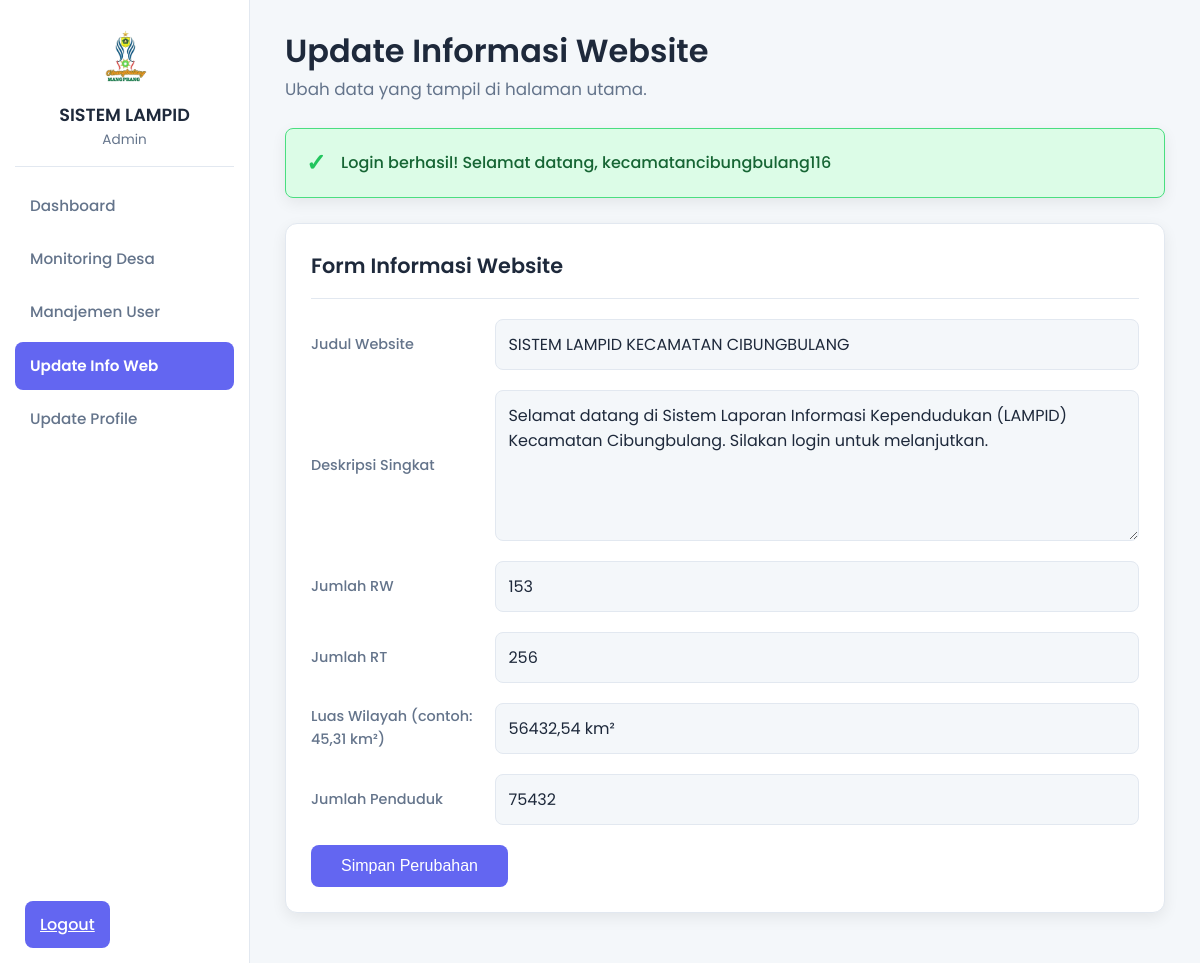
The app's page /admin/update_web_info.php (signed in) with its own data.
### tables this page shows
CREATE TABLE `web_info` (
  `id_info` int NOT NULL,
  `judul` varchar(255) NOT NULL,
  `deskripsi` text NOT NULL,
  `luas_wilayah` varchar(25) NOT NULL,
  `jumlah_penduduk` int NOT NULL,
  `jumlah_rw` int DEFAULT '0',
  `jumlah_rt` int DEFAULT '0'
);

### admin/update_web_info.php (the view, shortened to what this page needs)
<?php
require_once '../includes/db_connect.php';
$stmt = $db->query("SELECT * FROM web_info WHERE id_info = 1");
$info = $stmt->fetch(PDO::FETCH_ASSOC);
?>
<!DOCTYPE html>
<html lang="id">
<head>
    <link rel="stylesheet" href="../assets/css/style.css">
</head>
<body>
<div class="main-wrapper">
    <?php include '../includes/header.php'; ?>
    <div class="content">
        <div class="content-header">
            <h1>Update Informasi Website</h1>
            <p>Ubah data yang tampil di halaman utama.</p>
        </div>
        <?php
        if (isset($_SESSION['notification'])) {
            $notification_type = isset($_SESSION['notification_type']) ? $_SESSION['notification_type'] : 'success';
            echo '<div class="notification ' . htmlspecialchars($notification_type) . '">' . htmlspecialchars($_SESSION['notification']) . '</div>';
        }
        ?>
        <div class="card">
            <h2>Form Informasi Website</h2>
            <form action="update_web_info.php" method="POST" class="dashboard-form">
                <div class="form-group">
                    <label for="judul">Judul Website</label>
                    <input type="text" id="judul" name="judul" value="<?php echo htmlspecialchars($info['judul']); ?>" required>
                </div>
                <div class="form-group">
                    <label for="deskripsi">Deskripsi Singkat</label>
                    <textarea id="deskripsi" name="deskripsi" rows="5" required><?php echo htmlspecialchars($info['deskripsi']); ?></textarea>
                </div>
                <div class="form-group">
                    <label for="jumlah_rw">Jumlah RW</label>
                    <input type="number" id="jumlah_rw" name="jumlah_rw" value="<?php echo htmlspecialchars($info['jumlah_rw']); ?>" required>
                </div>
                <div class="form-group">
                    <label for="jumlah_rt">Jumlah RT</label>
                    <input type="number" id="jumlah_rt" name="jumlah_rt" value="<?php echo htmlspecialchars($info['jumlah_rt']); ?>" required>
                </div>
                <div class="form-group">
                    <label for="luas_wilayah">Luas Wilayah (contoh: 45,31 km²)</label>
                    <input type="text" id="luas_wilayah" name="luas_wilayah" value="<?php echo htmlspecialchars($info['luas_wilayah']); ?>" required>
                </div>
                <div class="form-group">
                    <label for="jumlah_penduduk">Jumlah Penduduk</label>
                    <input type="number" id="jumlah_penduduk" name="jumlah_penduduk" value="<?php echo htmlspecialchars($info['jumlah_penduduk']); ?>" required>
                </div>
                <button type="submit" class="btn" style="width: auto; padding: 12px 30px;">Simpan Perubahan</button>
            </form>
        </div>
    </div>
</div>
</body>
</html>

### assets/css/style.css (style rules this page uses)
:root { --bg-cool-gray: #f4f7fa; --surface-white: #ffffff; --accent-indigo: #6366F1; --accent-indigo-dark: #4f46e5; --light-accent-bg: #eef2ff; --text-dark-slate: #1e293b; --text-secondary-slate: #64748b; --border-color: #e2e8f0; --shadow: 0 5px 15px rgba(0, 0, 0, 0.07); --border-radius-md: 8px; --border-radius-lg: 12px; --transition-speed: 0.2s; }
* { margin: 0; padding: 0; box-sizing: border-box; }
body { font-family: 'Poppins', sans-serif; background-color: var(--bg-cool-gray); color: var(--text-dark-slate); line-height: 1.6; font-size: 16px; }
.form-group { margin-bottom: 20px; text-align: left; }
.form-group label { display: block; margin-bottom: 6px; color: var(--text-secondary-slate); font-weight: 500; font-size: 0.9em; }
.form-group input, select, textarea { width: 100%; padding: 12px; background-color: var(--bg-cool-gray); border: 1px solid var(--border-color); border-radius: var(--border-radius-md); color: var(--text-dark-slate); font-size: 1em; font-family: 'Poppins', sans-serif; transition: all var(--transition-speed) ease; }
.btn { width: 100%; padding: 12px 15px; background-color: var(--accent-indigo); color: #fff; border: none; border-radius: var(--border-radius-md); font-size: 1em; font-weight: 500; cursor: pointer; transition: all var(--transition-speed) ease; }
.notification { display: flex; align-items: center; padding: 15px 20px; margin-bottom: 25px; border-radius: var(--border-radius-md); border-width: 1px; border-style: solid; font-weight: 500; box-shadow: var(--shadow); animation: fadeInUp 0.5s; }
.notification::before { font-weight: 700; font-size: 1.5em; margin-right: 15px; }
.notification.success { background-color: #dcfce7; color: #166534; border-color: #4ade80; }
.notification.success::before { content: '✓'; color: #22c55e; }
.main-wrapper { display: flex; width: 100vw; height: 100vh; }
.content { flex-grow: 1; padding: 25px 35px; overflow-y: auto; }
.content-header { margin-bottom: 25px; }
.content-header h1 { font-size: 2em; font-weight: 600; color: var(--text-dark-slate); }
.content-header p { color: var(--text-secondary-slate); font-size: 1.05em; }
.card { background-color: var(--surface-white); padding: 25px; border-radius: var(--border-radius-lg); margin-bottom: 25px; border: 1px solid var(--border-color); box-shadow: var(--shadow); animation: fadeInUp 0.5s ease-out; }
.card h2 { color: var(--text-dark-slate); margin: 0 0 20px 0; padding-bottom: 15px; border-bottom: 1px solid var(--border-color); font-size: 1.3em; font-weight: 600; }
.dashboard-form .form-group { display: flex; align-items: center; gap: 15px; margin-bottom: 20px; }
.dashboard-form .form-group label { flex-basis: 220px; margin-bottom: 0; font-weight: 500; }
.dashboard-form .form-group input, .dashboard-form .form-group select { flex-grow: 1; }

### records on screen
web_info: judul "SISTEM LAMPID KECAMATAN CIBUNGBULANG", deskripsi "Selamat datang di Sistem Laporan Informasi Kependudukan (LAMPID) Kecamatan Cibungbulang. Silakan login untuk melanjutkan.", jumlah_rw "153", jumlah_rt "256", luas_wilayah "56432,54 km²", jumlah_penduduk "75432"

### other values on screen
$_SESSION['role'] "Admin"
$_SESSION['notification'] "Login berhasil! Selamat datang, kecamatancibungbulang116"
